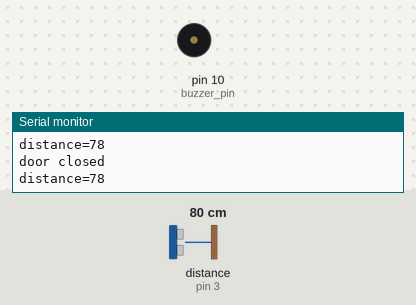
Simulated run of this sketch. Board: Arduino Uno, built with avr-gcc and run on an emulated ATmega328P. Parts: buzzer (waves = sounding, pin HIGH), the last lines printed to the serial monitor. Wiring (inferred from the names in the program): ultrasonic range finder: trigger pin 2; echo pin 3. The inputs (shaded band) are chosen by the test bench; at power-on: distance to the obstacle (sensor on pin 3) 80 cm. The echo pulse lasts 58.3 µs per cm; pins used as bus, display or sensor lines are not drawn.

Above: at 1.3 s.
1.4 s: distance to the obstacle (sensor on pin 3) set to 13 cm
2.9 s: distance to the obstacle (sensor on pin 3) set to 10 cm
At 3.4 s:
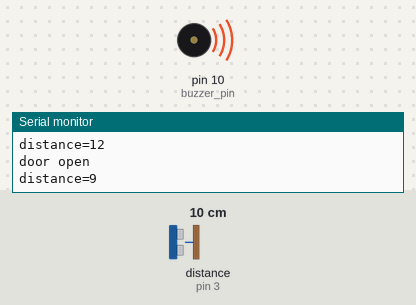
4.5 s: distance to the obstacle (sensor on pin 3) set to 18 cm
At 5.7 s:
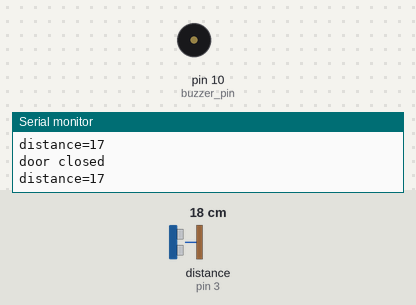
6.0 s: distance to the obstacle (sensor on pin 3) set to 2 cm
At 7.3 s:
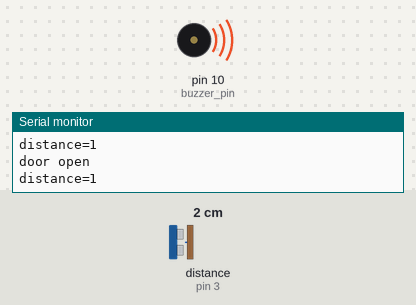
Timing chart, 0 to 8.5 s (numbered marks = the images above; inputs shaded):
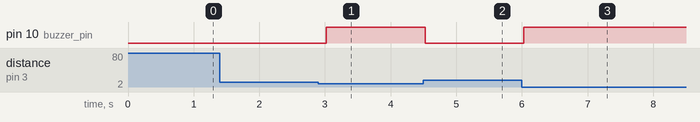

The sketch:

dooralarm.ino
```cpp
int trigger_pin=2;
int echo_pin=3;
int buzzer_pin=10;
int Time;
int distance;
void setup() {
  // put your setup code here, to run once:
Serial.begin(9600);
pinMode(trigger_pin,OUTPUT);
pinMode(echo_pin,INPUT);
pinMode(buzzer_pin,OUTPUT);

}

void loop() {
  // put your main code here, to run repeatedly:


digitalWrite(trigger_pin,HIGH);
delayMicroseconds(10);
digitalWrite(trigger_pin,LOW);
Time= pulseIn(echo_pin,HIGH);
distance=(Time*0.034)/2;
if(distance<=10&&distance>=0)
{
  Serial.println("door open");
  Serial.print("distance=");
  Serial.println(distance);
  digitalWrite(buzzer_pin,HIGH);
  delay(500);

}
else{
  Serial.println("door closed");
  Serial.print("distance=");
  Serial.println(distance);
  digitalWrite(buzzer_pin,LOW);
  delay(500);

}
}
```

Measured:
- the behaviour switches between 12 and 11 cm on distance to the obstacle (sensor on pin 3) (found by bisection; images 0 and 1)
- after the input at 2.9 s, pin 10 (buzzer_pin): LOW → HIGH after 0.12 s
- after the input at 4.5 s, pin 10 (buzzer_pin): HIGH → LOW at once
- after the input at 6.0 s, pin 10 (buzzer_pin): LOW → HIGH at once
